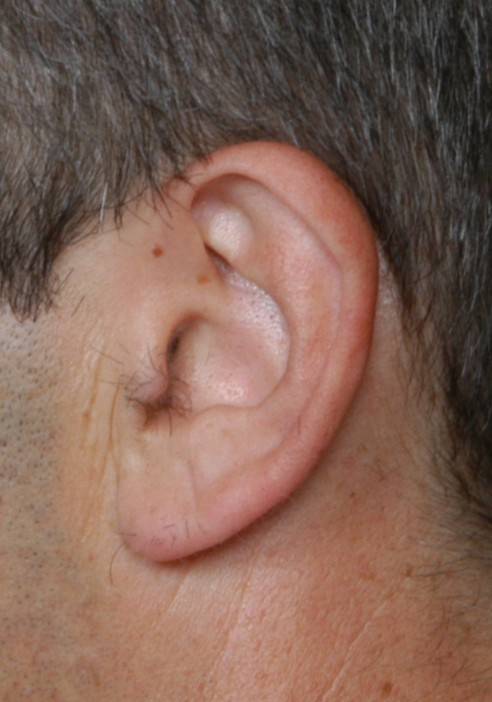
%> input picture 001/000_back_ear.jpg, 492 x 702 px
$ octave --eval "result = snakeModel(imread('001/000_back_ear.jpg'));"   (GNU Octave 9; MATLAB toolbox functions it lacks are replaced by stand-ins)
%> lines starting %> are read from the running program, lines starting %| are printed output that depends on the picture; in (x1, y1, x2, y2) boxes, pixels count from 0 and x2, y2 are one past the last pixel; in counts of white or black regions, pixels touching at a corner belong together; the program's own positions count from 1
### Snake2D.m
function [P,J]=Snake2D(I,P,Options)
% This function SNAKE implements the basic snake segmentation. A snake is an
% active (moving) contour, in which the points are attracted by edges and
% other boundaries. To keep the contour smooth, an membrame and thin plate
% energy is used as regularization.
%
% [O,J]=Snake2D(I,P,Options)
%
% inputs,
%   I : An Image of type double preferable ranged [0..1]
%   P : List with coordinates descriping the rough contour N x 2
%   Options : A struct with all snake options
%
% outputs,
%   O : List with coordinates of the final contour M x 2
%   J : Binary image with the segmented region
%
% options (general),
%  Option.Verbose : If true show important images, default false
%  Options.nPoints : Number of contour points, default 100
%  Options.Gamma : Time step, default 1
%  Options.Iterations : Number of iterations, default 100
%
% options (Image Edge Energy / Image force))
%  Options.Sigma1 : Sigma used to calculate image derivatives, default 10
%  Options.Wline : Attraction to lines, if negative to black lines otherwise white
%                    lines , default 0.04
%  Options.Wedge : Attraction to edges, default 2.0
%  Options.Wterm : Attraction to terminations of lines (end points) and
%                    corners, default 0.01
%  Options.Sigma2 : Sigma used to calculate the gradient of the edge energy
%                    image (which gives the image force), default 20
%
% options (Gradient Vector Flow)
%  Options.Mu : Trade of between real edge vectors, and noise vectors,
%                default 0.2. (Warning setting this to high >0.5 gives
%                an instable Vector Flow)
%  Options.GIterations : Number of GVF iterations, default 0
%  Options.Sigma3 : Sigma used to calculate the laplacian in GVF, default 1.0
%
% options (Snake)
%  Options.Alpha : Membrame energy  (first order), default 0.2
%  Options.Beta : Thin plate energy (second order), default 0.2
%  Options.Delta : Baloon force, default 0.1
%  Options.Kappa : Weight of external image force, default 2
%
%
% Literature:
%   - Michael Kass, Andrew Witkin and Demetri TerzoPoulos "Snakes : Active
%       Contour Models", 1987
%   - Jim Ivins amd John Porrill, "Everything you always wanted to know
%       about snakes (but wer afraid to ask)
%   - Chenyang Xu and Jerry L. Prince, "Gradient Vector Flow: A New
%       external force for Snakes
%
% Example, Basic:
%
%  % Read an image
%   I = imread('testimage.png');
%  % Convert the image to double data type
%   I = im2double(I);
%  % Show the image and select some points with the mouse (at least 4)
%  %figure, imshow(I); [y,x] = getpts;
%   y=[182 233 251 205 169];
%   x=[163 166 207 248 210];
%  % Make an array with the clicked coordinates
%   P=[x(:) y(:)];
%  % Start Snake Process
%   Options=struct;
%   Options.Verbose=true;
%   Options.Iterations=300;
%   [O,J]=Snake2D(I,P,Options);
%  % Show the result
%   Irgb(:,:,1)=I;
%   Irgb(:,:,2)=I;
%   Irgb(:,:,3)=J;
%   figure, imshow(Irgb,[]);
%   hold on; plot([O(:,2);O(1,2)],[O(:,1);O(1,1)]);
%
% Example, GVF:
%   I=im2double(imread('testimage2.png'));
%   x=[96 51 98 202 272 280 182];
%   y=[63 147 242 262 211 97 59];
%   P=[x(:) y(:)];
%   Options=struct;
%   Options.Verbose=true;
%   Options.Iterations=400;
%   Options.Wedge=2;
%   Options.Wline=0;
%   Options.Wterm=0;
%   Options.Kappa=4;
%   Options.Sigma1=8;
%   Options.Sigma2=8;
%   Options.Alpha=0.1;
%   Options.Beta=0.1;
%   Options.Mu=0.2;
%   Options.Delta=-0.1;
%   Options.GIterations=600;
%   [O,J]=Snake2D(I,P,Options);
%
% Function is written by D.Kroon University of Twente (July 2010)

% Process inputs
defaultoptions=struct('Verbose',false,'nPoints',100,'Wline',0.04,'Wedge',2,'Wterm',0.01,'Sigma1',10,'Sigma2',20,'Alpha',0.2,'Beta',0.2,'Delta',0.1,'Gamma',1,'Kappa',2,'Iterations',100,'GIterations',0,'Mu',0.2,'Sigma3',1);
if(~exist('Options','var')),
    Options=defaultoptions;
else
    tags = fieldnames(defaultoptions);
    for i=1:length(tags)
         if(~isfield(Options,tags{i})), Options.(tags{i})=defaultoptions.(tags{i}); end
    end
    if(length(tags)~=length(fieldnames(Options))),
        warning('snake:unknownoption','unknown options found');
    end
end

% Convert input to double
I = double(I);

% If color image convert to grayscale
if(size(I,3)==3), I=rgb2gray(I); end

% The contour must always be clockwise (because of the balloon force)
P=MakeContourClockwise2D(P);

% Make an uniform sampled contour description
P=InterpolateContourPoints2D(P,Options.nPoints);

% Transform the Image into an External Energy Image
Eext = ExternalForceImage2D(I,Options.Wline, Options.Wedge, Options.Wterm,Options.Sigma1);

% Make the external force (flow) field.
Fx=ImageDerivatives2D(Eext,Options.Sigma2,'x');
Fy=ImageDerivatives2D(Eext,Options.Sigma2,'y');
Fext(:,:,1)=-Fx*2*Options.Sigma2^2;
Fext(:,:,2)=-Fy*2*Options.Sigma2^2;

% Do Gradient vector flow, optimalization
Fext=GVFOptimizeImageForces2D(Fext, Options.Mu, Options.GIterations, Options.Sigma3);

% Show the image, contour and force field
if(Options.Verbose)
    h=figure; set(h,'renderer','opengl')
    subplot(2,2,1),
     imshow(I,[]);
     hold on; plot(P(:,2),P(:,1),'b.'); hold on;
      title('O contorno inicial da imagem')
     subplot(2,2,2),
      imshow(Eext,[]);
      title('Energia externa');
     subplot(2,2,3),
      [x,y]=ndgrid(1:10:size(Fext,1),1:10:size(Fext,2));
      imshow(I), hold on; quiver(y,x,Fext(1:10:end,1:10:end,2),Fext(1:10:end,1:10:end,1));
      title('Campo de for鏰 externo')
     subplot(2,2,4),
     imshow(I), hold on; plot(P(:,2),P(:,1),'b.');
      title('Movimento da cobra')
    drawnow
end


% Make the interal force matrix, which constrains the moving points to a
% smooth contour
S=SnakeInternalForceMatrix2D(Options.nPoints,Options.Alpha,Options.Beta,Options.Gamma);
h=[];
for i=1:Options.Iterations
    P=SnakeMoveIteration2D(S,P,Fext,Options.Gamma,Options.Kappa,Options.Delta);

    % Show current contour
    if(Options.Verbose)
        if(ishandle(h)), delete(h), end
        h=plot(P(:,2),P(:,1),'r.');
        c=i/Options.Iterations;
        plot([P(:,2);P(1,2)],[P(:,1);P(1,1)],'-','Color',[c 1-c 0]);  drawnow
    end
end

if(nargout>1)
     J=DrawSegmentedArea2D(P,size(I));
end

### MakeContourClockwise2D.m
function P=MakeContourClockwise2D(P)
% This function MakeContourClockwise will make a contour clockwise
% contour clockwise. This is done by calculating the area inside the
% contour, if it is positive we change the contour orientation.
%
%  P=MakeContourClockwise2D(P);
%
% Function is written by D.Kroon University of Twente (July 2010)

% Area inside contour
O=[P;P(1:2,:)];
area = 0.5*sum((O((1:size(P,1))+1,1) .* (O((1:size(P,1))+2,2) - O((1:size(P,1)),2))));

% If the area inside  the contour is positive, change from counter-clockwise to
% clockwise
if(area>0), P=P(end:-1:1,:); end

### InterpolateContourPoints2D.m
function K=InterpolateContourPoints2D(P,nPoints)
% This function resamples a few points describing a countour , to a smooth
% contour of uniform sampled points.
%
% K=InterpolateContourPoints(P,nPoints)
%
% input,
%  P : Inpute Contour, size N x 2  (with N>=4)
%  nPoints : Number of Contour points as output
%
% output,
%  K : Uniform sampled Contour points, size nPoints x 2
%
% Function is written by D.Kroon University of Twente (July 2010)
%
% example,
%  % Show an image
%   figure, imshow(imread('moon.tif'));
%  % Select some points with the mouse
%   [y,x] = getpts;
%  % Make an array with the clicked coordinates
%   P=[x(:) y(:)];
%  % Interpolate inbetween the points
%   Pnew=InterpolateContourPoints2D(P,100)
%  % Show the result
%   hold on; plot(P(:,2),P(:,1),'b*');
%   plot(Pnew(:,2),Pnew(:,1),'r.');
%
% Function is written by D.Kroon University of Twente (July 2010)

% Interpolate points inbetween
O(:,1)=interp([P(end-3:end,1);P(:,1);P(:,1);P(1:4,1)],10);
O(:,2)=interp([P(end-3:end,2);P(:,2);P(:,2);P(1:4,2)],10);
O=O(41:end-39,:);

% Calculate distance between points
dis=[0;cumsum(sqrt(sum((O(2:end,:)-O(1:end-1,:)).^2,2)))];

% Resample to make uniform points
K(:,1) = interp1(dis,O(:,1),linspace(0,dis(end),nPoints*2));
K(:,2) = interp1(dis,O(:,2),linspace(0,dis(end),nPoints*2));
K=K(round(end/4):round(end/4)+nPoints-1,:);


### ImageDerivatives2D.m
function J=ImageDerivatives2D(I,sigma,type)
% Gaussian based image derivatives
%
%  J=ImageDerivatives2D(I,sigma,type)
%
% inputs,
%   I : The 2D image
%   sigma : Gaussian Sigma
%   type : 'x', 'y', 'xx', 'xy', 'yy'
%
% outputs,
%   J : The image derivative
%
% Function is written by D.Kroon University of Twente (July 2010)

% Make derivatives kernels
[x,y]=ndgrid(floor(-3*sigma):ceil(3*sigma),floor(-3*sigma):ceil(3*sigma));

switch(type)
    case 'x'
        DGauss=-(x./(2*pi*sigma^4)).*exp(-(x.^2+y.^2)/(2*sigma^2));
    case 'y'
        DGauss=-(y./(2*pi*sigma^4)).*exp(-(x.^2+y.^2)/(2*sigma^2));
    case 'xx'
        DGauss = 1/(2*pi*sigma^4) * (x.^2/sigma^2 - 1) .* exp(-(x.^2 + y.^2)/(2*sigma^2));
    case {'xy','yx'}
        DGauss = 1/(2*pi*sigma^6) * (x .* y)           .* exp(-(x.^2 + y.^2)/(2*sigma^2));
    case 'yy'
        DGauss = 1/(2*pi*sigma^4) * (y.^2/sigma^2 - 1) .* exp(-(x.^2 + y.^2)/(2*sigma^2));
end

J = imfilter(I,DGauss,'conv','symmetric');

### imgaussian.m
function I=imgaussian(I,sigma,siz)
% IMGAUSSIAN filters an 1D, 2D color/greyscale or 3D image with an
% Gaussian filter. This function uses for filtering IMFILTER or if
% compiled the fast  mex code imgaussian.c . Instead of using a
% multidimensional gaussian kernel, it uses the fact that a Gaussian
% filter can be separated in 1D gaussian kernels.
%
% J=IMGAUSSIAN(I,SIGMA,SIZE)
%
% inputs,
%   I: The 1D, 2D greyscale/color, or 3D input image with
%           data type Single or Double
%   SIGMA: The sigma used for the Gaussian kernel
%   SIZE: Kernel size (single value) (default: sigma*6)
%
% outputs,
%   J: The gaussian filtered image
%
% note, compile the code with: mex imgaussian.c -v
%
% example,
%   I = im2double(imread('peppers.png'));
%   figure, imshow(imgaussian(I,10));
%
% Function is written by D.Kroon University of Twente (September 2009)

if(~exist('siz','var')), siz=sigma*6; end

if(sigma>0)
    % Make 1D Gaussian kernel
    x=-ceil(siz/2):ceil(siz/2);
    H = exp(-(x.^2/(2*sigma^2)));
    H = H/sum(H(:));

    % Filter each dimension with the 1D Gaussian kernels\
    if(ndims(I)==1)
        I=imfilter(I,H, 'same' ,'replicate');
    elseif(ndims(I)==2)
        Hx=reshape(H,[length(H) 1]);
        Hy=reshape(H,[1 length(H)]);
        I=imfilter(imfilter(I,Hx, 'same' ,'replicate'),Hy, 'same' ,'replicate');
    elseif(ndims(I)==3)
        if(size(I,3)<4) % Detect if 3D or color image
            Hx=reshape(H,[length(H) 1]);
            Hy=reshape(H,[1 length(H)]);
            for k=1:size(I,3)
                I(:,:,k)=imfilter(imfilter(I(:,:,k),Hx, 'same' ,'replicate'),Hy, 'same' ,'replicate');
            end
        else
            Hx=reshape(H,[length(H) 1 1]);
            Hy=reshape(H,[1 length(H) 1]);
            Hz=reshape(H,[1 1 length(H)]);
            I=imfilter(imfilter(imfilter(I,Hx, 'same' ,'replicate'),Hy, 'same' ,'replicate'),Hz, 'same' ,'replicate');
        end
    else
        error('imgaussian:input','unsupported input dimension');
    end
end

### ExternalForceImage2D.m
function Eextern = ExternalForceImage2D(I,Wline, Wedge, Wterm,Sigma)
% Eextern = ExternalForceImage2D(I,Wline, Wedge, Wterm,Sigma)
%
% inputs,
%  I : The image
%  Sigma : Sigma used to calculated image derivatives
%  Wline : Attraction to lines, if negative to black lines otherwise white
%          lines
%  Wedge : Attraction to edges
%  Wterm : Attraction to terminations of lines (end points) and corners
%
% outputs,
%  Eextern : The energy function described by the image
%
% Function is written by D.Kroon University of Twente (July 2010)

Ix=ImageDerivatives2D(I,Sigma,'x');
Iy=ImageDerivatives2D(I,Sigma,'y');
Ixx=ImageDerivatives2D(I,Sigma,'xx');
Ixy=ImageDerivatives2D(I,Sigma,'xy');
Iyy=ImageDerivatives2D(I,Sigma,'yy');


Eline = imgaussian(I,Sigma);
Eterm = (Iyy.*Ix.^2 -2*Ixy.*Ix.*Iy + Ixx.*Iy.^2)./((1+Ix.^2 + Iy.^2).^(3/2));
Eedge = sqrt(Ix.^2 + Iy.^2);

Eextern= (Wline*Eline - Wedge*Eedge -Wterm * Eterm);

### GVFOptimizeImageForces2D.m
function Fext=GVFOptimizeImageForces2D(Fext, Mu, Iterations, Sigma)
% This function "GVFOptimizeImageForces" does gradient vector flow (GVF)
% on a vector field. GVF gives the edge-forces a larger capature range,
% to make the snake also reach concave regions
%
% Fext = GVFOptimizeImageForces2D(Fext, Mu, Iterations, Sigma)
%
% inputs,
%   Fext : The image force vector field N x M x 2
%   Mu : Is a trade of scalar between noise and real edge forces
%   Iterations : The number of GVF itterations
%   Sigma : Used when calculating the Laplacian
%
% outputs,
%   Fext : The GVF optimized image force vector field
%
% Function is written by D.Kroon University of Twente (July 2010)

% Squared magnitude of force field
Fx= Fext(:,:,1);
Fy= Fext(:,:,2);

% Calculate magnitude
sMag = Fx.^2+ Fy.^2;

% Set new vector-field to initial field
u=Fx;  v=Fy;

% Iteratively perform the Gradient Vector Flow (GVF)
for i=1:Iterations,
  % Calculate Laplacian
  Uxx=ImageDerivatives2D(u,Sigma,'xx');
  Uyy=ImageDerivatives2D(u,Sigma,'yy');

  Vxx=ImageDerivatives2D(v,Sigma,'xx');
  Vyy=ImageDerivatives2D(v,Sigma,'yy');

  % Update the vector field
  u = u + Mu*(Uxx+Uyy) - sMag.*(u-Fx);
  v = v + Mu*(Vxx+Vyy) - sMag.*(v-Fy);
end

Fext(:,:,1) = u;
Fext(:,:,2) = v;

### GetContourNormals2D.m
function N=GetContourNormals2D(P)
% This function calculates the normals, of the contour points
% using the neighbouring points of each contour point
%
% N=GetContourNormals2D(P)
%
% inputs,
%  P : List with contour coordinates M x 2
%
% outputs,
%  N : List with contour normals M x 2
%
% Function is written by D.Kroon University of Twente (July 2010)

% Use the n'th neighbour to calculate the normal (more stable)
a=4;

% From array to separate x,y
xt=P(:,1); yt=P(:,2);

% Derivatives of contour
n=length(xt);
f=(1:n)+a; f(f>n)=f(f>n)-n;
b=(1:n)-a; b(b<1)=b(b<1)+n;

dx=xt(f)-xt(b);
dy=yt(f)-yt(b);

% Normals of contourpoints
l=sqrt(dx.^2+dy.^2);
nx = -dy./l;
ny =  dx./l;
N(:,1)=nx; N(:,2)=ny;

### DrawSegmentedArea2D.m
function J=DrawSegmentedArea2D(P,Isize)
% Draw the contour as one closed line in a logical image,
% and make the inside of the contour true with imfill
%
%  J=DrawSegmentedArea2D(P,Isize)
%
% inputs,
%  P : The list with contour points 2 x N
%  Isize : The size of the output image [x y]
%
% outputs,
%  J : The binary image with the contour filled
%
% example:
%   y=[182 233 251 205 169];
%   x=[163 166 207 248 210];
%   P=[x(:) y(:)];
%
%   J=DrawSegmentedArea(P,[400 400]);
%   figure, imshow(J);
%   hold on; plot([P(:,2);P(1,2)],[P(:,1);P(1,1)]);
%
% Function is written by D.Kroon University of Twente (July 2010)


J=false(Isize+2);
% Loop through all line coordinates
x=round([P(:,1);P(1,1)]); x=min(max(x,1),Isize(1));
y=round([P(:,2);P(1,2)]); y=min(max(y,1),Isize(2));
for i=1:(length(x)-1)
   % Calculate the pixels needed to construct a line of 1 pixel thickness
   % between two coordinates.
   xp=[x(i) x(i+1)];  yp=[y(i) y(i+1)];
   dx=abs(xp(2)-xp(1)); dy=abs(yp(2)-yp(1));
   if(dx==dy)
     if(xp(2)>xp(1)), xline=xp(1):xp(2); else xline=xp(1):-1:xp(2); end
     if(yp(2)>yp(1)), yline=yp(1):yp(2); else yline=yp(1):-1:yp(2); end
   elseif(dx>dy)
     if(xp(2)>xp(1)), xline=xp(1):xp(2); else xline=xp(1):-1:xp(2); end
     yline=linspace(yp(1),yp(2),length(xline));
   else
     if(yp(2)>yp(1)), yline=yp(1):yp(2); else yline=yp(1):-1:yp(2); end
     xline=linspace(xp(1),xp(2),length(yline));
   end
   % Insert all pixels in the fill image
   J(round(xline+1)+(round(yline+1)-1)*size(J,1))=1;
end
J=bwfill(J,1,1); J=~J(2:end-1,2:end-1);

### SnakeInternalForceMatrix2D.m
function B=SnakeInternalForceMatrix2D(nPoints,alpha,beta,gamma)
%
% B=SnakeInternalForceMatrix2D(nPoints,alpha,beta,gamma)
%
% inputs,
%   nPoints : The number of snake contour points
%   alpha : membrame energy  (first order)
%   beta : thin plate energy (second order)
%   gamma : Step Size (Time)
%
% outputs,
%   B : The Snake Smoothness regulation matrix
%
% Function is written by D.Kroon University of Twente (July 2010)

% Penta diagonal matrix, one row:
b(1)=beta;
b(2)=-(alpha + 4*beta);
b(3)=(2*alpha + 6 *beta);
b(4)=b(2);
b(5)=b(1);

% Make the penta matrix (for every contour point)
A=b(1)*circshift(eye(nPoints),2);
A=A+b(2)*circshift(eye(nPoints),1);
A=A+b(3)*circshift(eye(nPoints),0);
A=A+b(4)*circshift(eye(nPoints),-1);
A=A+b(5)*circshift(eye(nPoints),-2);

% Calculate the inverse
B=inv(A + gamma.* eye(nPoints));

### SnakeMoveIteration2D.m
function P=SnakeMoveIteration2D(B,P,Fext,gamma,kappa,delta)
% This function will calculate one iteration of contour Snake movement
%
% P=SnakeMoveIteration2D(S,P,Fext,gamma,kappa)
%
% inputs,
%   B : Internal force (smoothness) matrix
%   P : The contour points N x 2;
%   Fext : External vector field (from image)
%   gamma : Time step
%   kappa : External (image) field weight
%   delta : Balloon Force weight
%
% outputs,
%   P : The (moved) contour points N x 2;
%
% Function is written by D.Kroon University of Twente (July 2010)

% Clamp contour to boundary
P(:,1)=min(max(P(:,1),1),size(Fext,1));
P(:,2)=min(max(P(:,2),1),size(Fext,2));

% Get image force on the contour points
Fext1(:,1)=kappa*interp2(Fext(:,:,1),P(:,2),P(:,1));
Fext1(:,2)=kappa*interp2(Fext(:,:,2),P(:,2),P(:,1));
% Interp2, can give nan's if contour close to border
Fext1(isnan(Fext1))=0;

% Calculate the baloonforce on the contour points
N=GetContourNormals2D(P);
Fext2=delta*N;

% Update contour positions
ssx = gamma*P(:,1) + Fext1(:,1) + Fext2(:,1);
ssy = gamma*P(:,2) + Fext1(:,2) + Fext2(:,2);
P(:,1) = B * ssx;
P(:,2) = B * ssy;

% Clamp contour to boundary
P(:,1)=min(max(P(:,1),1),size(Fext,1));
P(:,2)=min(max(P(:,2),1),size(Fext,2));


### snakeModel.m

function mask = snakeModel(I)

 I = im2double(I);
 I = imresize(I,[322 185]);

 [lin,col,~] = size(I);
  %aplica filtro gaussiano
 I = imfilter(I,fspecial('gaussian'));

 x=[1,  ones(1,37),  1 ,     2:5:lin      ,lin , (lin*ones(1,37)) ,lin:-5:2 ,  lin];
 y=[1,  2:5:col   , col ,(col*ones(1,65)) , col , col:-5:2        ,ones(1,65),   1];


 %faz um array com todas as coordenadas
  P=[x(:) y(:)];


  Options=struct;
  Options.Verbose=false;
  Options.Iterations=200;

  [O,J]=Snake2D(I,P,Options);

  %J - mascara da orelha
  %O - vetor - Conjunto de coordenadas finais
  ind =J>0;
  J(ind) = 1;
  mask =  J;

  end
%> in ExternalForceImage2D, `Eedge = sqrt(Ix.^2 + Iy.^2);`:
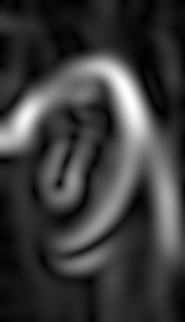
%> Eedge: size 322x185 double; min 5.59e-06, max 0.0146, mean 0.0034; drawn with min black and max white
%> in ExternalForceImage2D, `Eextern= (Wline*Eline - Wedge*Eedge -Wterm * Eterm);`:
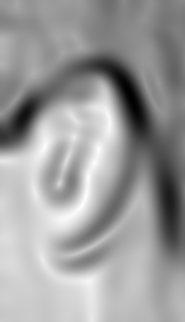
%> Eextern: size 322x185 double; min -0.0142, max 0.0251, mean 0.00989; drawn with min black and max white
%> in Snake2D, `Fext(:,:,1)=-Fx*2*Options.Sigma2^2;`:
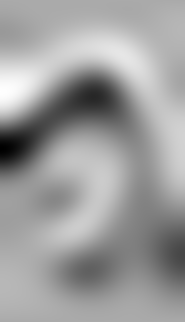
%> Fext: size 322x185 double; min -0.287, max 0.143, mean -0.0213; drawn with min black and max white
%> in GVFOptimizeImageForces2D, `Fy= Fext(:,:,2);`:
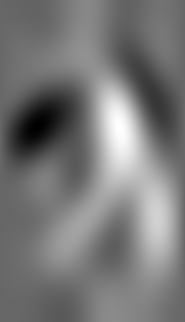
%> Fy: size 322x185 double; min -0.213, max 0.312, mean 0.0348; drawn with min black and max white
%> in GVFOptimizeImageForces2D, `sMag = Fx.^2+ Fy.^2;`:
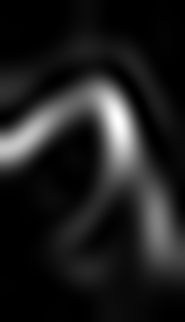
%> sMag: size 322x185 double; min 1.08e-08, max 0.108, mean 0.0129; drawn with min black and max white
%> after the loop in Snake2D, `for i=1:Options.Iterations`: P = 100 rows, first 12: [292.8 130.3; 296.7 120.4; 299.2 110; 300.4 99.44; 300.3 88.76; 298.9 78.3; 296.3 68.32; 292.5 59.01; 287.4 50.45; 281.2 42.62; 273.7 35.49; 265.1 29.03]
%> in DrawSegmentedArea2D, `x=round([P(:,1);P(1,1)])`: x = 101 values, max 300 at index 4, min 16 at index 64, mean 146.4
%> in DrawSegmentedArea2D, `y=round([P(:,2);P(1,2)])`: y = 101 values, max 185 at index 82, min 1 at index 21, mean 76.57
%> the loop in DrawSegmentedArea2D, `for i=1:(length(x)-1)` made 100 passes
%> (xp, yp, dx, dy, xline, yline) on passes 11 to 13: ([274 265], [35 29], 9, 6, [274 273 272 271 270 269 268 267 266 265], [35 34.33 33.67 33 32.33 31.67 31 30.33 29.67 29]), ([265 255], [29 23], 10, 6, [265 264 263 262 261 260 259 258 257 256 255], [29 28.4 27.8 27.2 26.6 26 25.4 24.8 24.2 23.6 23]), ([255 245], [23 18], 10, 5, [255 254 253 252 251 250 249 248 247 246 245], [23 22.5 22 21.5 21 20.5 20 19.5 19 18.5 18])
%> after the loop in DrawSegmentedArea2D, `for i=1:(length(x)-1)`:
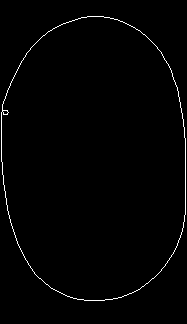
%> J: size 324x187 logical; 1.2% white in thin lines or dots, all inside (x1, y1, x2, y2) = (1, 16, 186, 301)
%> after the loop in DrawSegmentedArea2D, `for i=1:(length(x)-1)`: xline = [288 288.5 289 289.5 290 290.5 291 291.5 292 292.5 293]; yline = [140 139 138 137 136 135 134 133 132 131 130]
%> in DrawSegmentedArea2D, `J=~J(2:end-1,2:end-1)`:
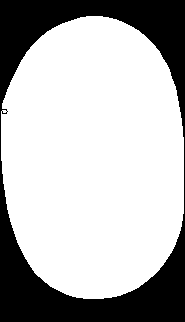
%> J: size 322x185 logical; 71.7% white; 1 black region, box (x1, y1, x2, y2) and area: (0, 0, 185, 322) 16833
%> in snakeModel, `[O,J]=Snake2D(I,P,Options);`: O has the same summary as P in Snake2D

$ run again, on 001/000_front_ear.jpg
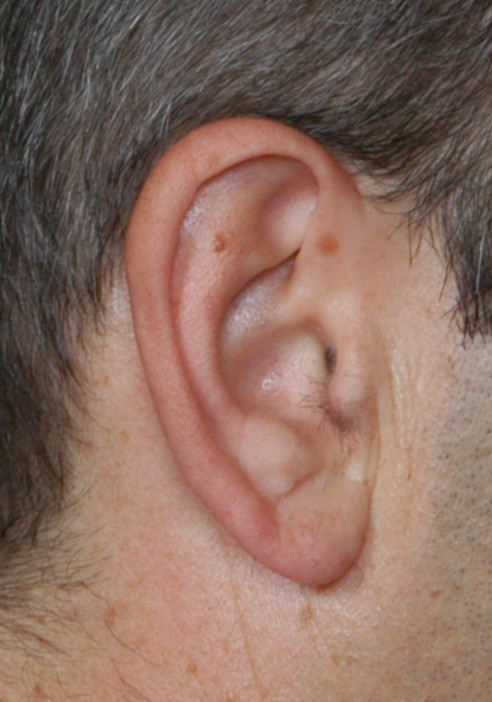
%> input picture 001/000_front_ear.jpg, 492 x 702 px
%> after the loop in Snake2D, `for i=1:Options.Iterations`: P = 100 rows, first 12: [294.7 115.1; 294.2 104.1; 292.4 92.33; 289.3 79.86; 284.8 67.1; 279.1 54.52; 272.4 42.7; 265.1 32.23; 257.9 23.52; 250.9 16.67; 244.3 11.49; 238.1 7.68]
%> x = 101 values, max 295 at index 1, min 19 at index 62, mean 139.9
%> y = 101 values, max 185 at index 83, min 1 at index 16, mean 69.02
%> the loop in DrawSegmentedArea2D, `for i=1:(length(x)-1)` made 100 passes
%> (xp, yp, dx, dy, xline, yline) on passes 9 to 12: ([258 251], [24 17], 7, 7, [258 257 256 255 254 253 252 251], [24 23 22 21 20 19 18 17]), ([251 244], [17 11], 7, 6, [251 250 249 248 247 246 245 244], [17 16.14 15.29 14.43 13.57 12.71 11.86 11]), ([244 238], [11 8], 6, 3, [244 243 242 241 240 239 238], [11 10.5 10 9.5 9 8.5 8]), ([238 232], [8 5], 6, 3, [238 237 236 235 234 233 232], [8 7.5 7 6.5 6 5.5 5])
%> after the loop in DrawSegmentedArea2D, `for i=1:(length(x)-1)`:
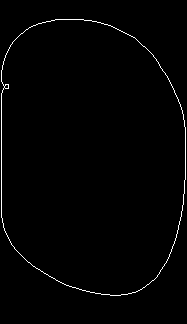
%> J: size 324x187 logical; 1.2% white in thin lines or dots, all inside (x1, y1, x2, y2) = (1, 19, 186, 296)
%> after the loop in DrawSegmentedArea2D, `for i=1:(length(x)-1)`: xline = [294 294.1 294.2 294.3 294.4 294.5 294.6 294.7 294.8 294.9 295]; yline = [125 124 123 122 121 120 119 118 117 116 115]
%> in DrawSegmentedArea2D, `J=~J(2:end-1,2:end-1)`:
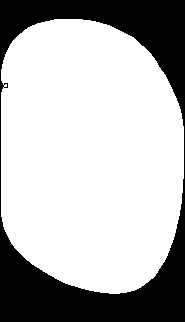
%> J: size 322x185 logical; 71.7% white; 1 black region, box (x1, y1, x2, y2) and area: (0, 0, 185, 322) 16867
%> in snakeModel, `[O,J]=Snake2D(I,P,Options);`: O has the same summary as P in Snake2D
